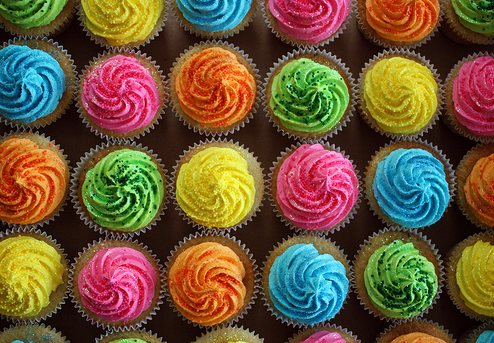
#> input picture 2-pyramid/colorful3.jpg, 494 x 343 px
$ jupyter execute --allow-errors HW2_part2.ipynb   (shell and % lines are left out)
#> lines starting #> are read from the running program, lines starting #| are printed output that depends on the picture
## Task 2 Finding circles using Hough Transform
### The main function

[cell 1]
# Reference skimage source: https://github.com/scikit-image/scikit-image/blob/master/skimage/transform/_hough_transform.pyx
# Reference opencv hough gradients: http://blog.csdn.net/wuyou_365/article/details/8124664
import cv2
import numpy as np
import matplotlib.pyplot as plt
from skimage.feature import peak_local_max, canny
from skimage.draw import circle_perimeter
from skimage import color
from skimage.io import imread

A = cv2.imread('colorful3.jpg',0)
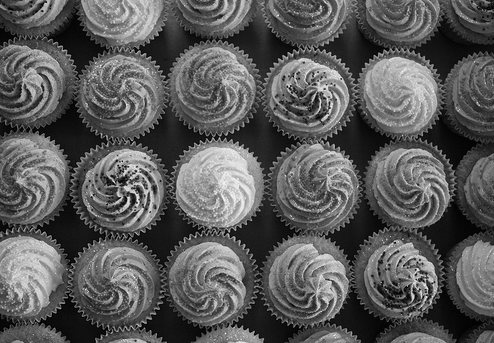
#> A: shape (343, 494); min 0, max 255, mean 90.1
A_c = imread('colorful3.jpg')
A_d = A_c.copy()

def detectCircles(im,radius,usegradient,binsize = None):
#> called with radius = 40, usegradient = False
    if binsize:
        bin_size = binsize
    else:
        bin_size = 20

    if usegradient:
        img = canny(im, sigma=3, low_threshold=10, high_threshold=50)
    else:
        img = canny(im,sigma=3, low_threshold=0, high_threshold=0)
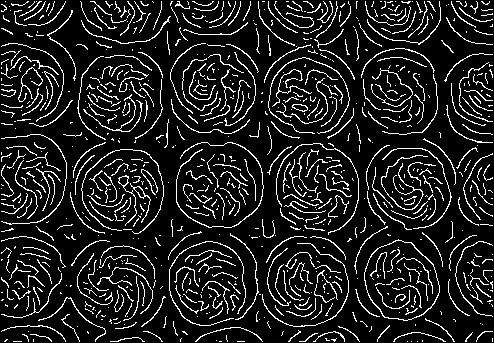
#> img: shape (343, 494) bool; 12.3% white in thin lines or dots

    xmax = img.shape[0]
#> xmax = 343
    ymax = img.shape[1]
#> ymax = 494
    x, y = np.nonzero(img) #Return edge location
    num_pixels = x.size #number of 1
#> num_pixels = 20758
    acc = np.zeros((img.shape[0],img.shape[1]), dtype=np.double)
    circle_x, circle_y = circle_perimeter(0, 0, radius) #circle edge location
    num_circle_pixels = circle_x.size
    for p in range(num_pixels): #Hough space
        for c in range(num_circle_pixels):
            tx = circle_x[c] + x[p]
            ty = circle_y[c] + y[p]
            if 0 <= tx < xmax and 0 <= ty < ymax:
                acc[tx, ty] += 1 #vote
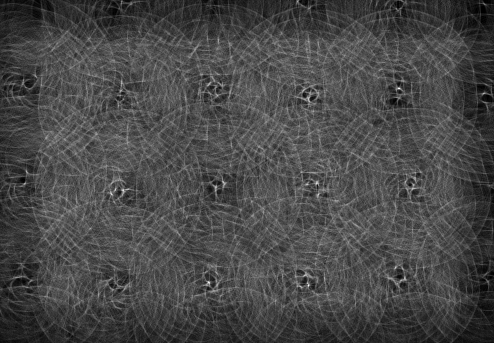
#> acc: shape (343, 494) float64; min 0, max 88, mean 25; drawn with min black and max white
    centers = peak_local_max(acc, num_peaks=bin_size)
#> centers = 20 rows, first 8: [88, 399], [285, 308], [282, 208], [190, 123], [183, 316], [194, 111], [189, 115], [194, 318]
    return centers

def drawCircles(im,centers,radius,st):
    image = im.copy()
    for idx in range(len(centers)):
        center_x, center_y = centers[idx]
        cv2.circle(image,(center_y,center_x),radius,(255,255,0),2)
        cv2.circle(image,(center_y,center_x),2,(0,0,255),6)
    plt.imshow(image)
    plt.title(st, fontsize=14)
    plt.show()


A_radius = 40
A_g = detectCircles(A,A_radius,False)
#> A_g has the same summary as centers in detectCircles
A_xg_1 = detectCircles(A,A_radius,True,15)
#> call 2 of detectCircles, with radius = 40, usegradient = True, binsize = 15
#> in detectCircles (call 2), `img = canny(im, sigma=3, low_threshold=10, high_threshold=50)`:
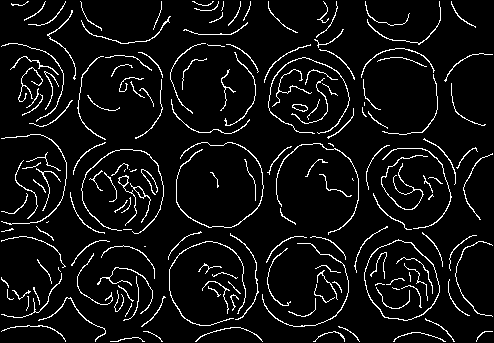
#> img: shape (343, 494) bool; 6.6% white in thin lines or dots
#> in detectCircles (call 2), `x, y = np.nonzero(img)`: x = 11177 values from 1 to 341; y = 11177 values, max 492 at index 1382, min 1 at index 1152, mean 236.2
#> after the loop in detectCircles (call 2), `for p in range(num_pixels):`:
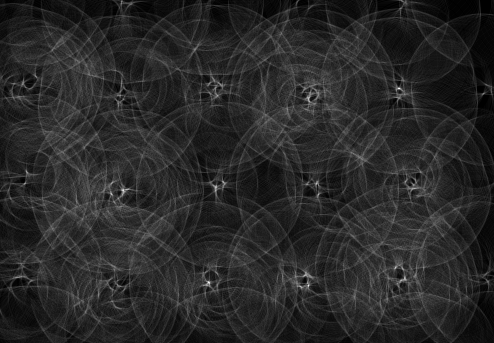
#> acc: shape (343, 494) float64; min 0, max 87, mean 13.9; drawn with min black and max white
#> in detectCircles (call 2), `centers = peak_local_max(acc, num_peaks=bin_size)`: centers = 15 rows, first 8: [88, 399], [282, 208], [285, 308], [190, 123], [267, 395], [98, 308], [183, 316], [187, 215]
#> A_xg_1 has the same summary as centers in detectCircles
A_xg_2 = detectCircles(A,A_radius,True,25)
#> A_xg_2 = 25 pairs, first value 88 to 286, second value 26 to 414
A_xg_3 = detectCircles(A,A_radius,True,50)
#> A_xg_3 = 50 pairs, first value 83 to 286, second value 16 to 423
drawCircles(A_c,A_g,A_radius,'Hough Circle Detection Without Gradients')
#> the loop in drawCircles, `for idx in range(len(centers)):` made 20 passes
#> after the loop in drawCircles, `for idx in range(len(centers)):`:
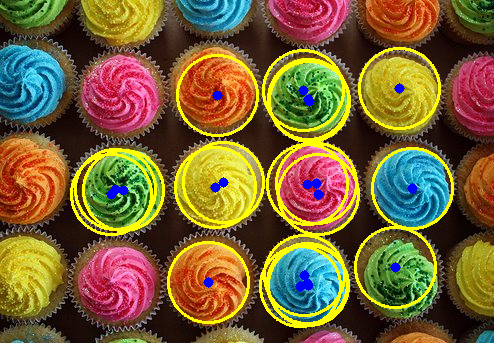
#> image: shape (343, 494, 3); mean R, G, B 120.1, 97.8, 52.7
drawCircles(A_d,A_xg_1,A_radius,'Hough Circle Detection With Gradients, bin size: 5')
#> call 2 of drawCircles, with centers = array of shape (15, 2), radius = 40
#> the loop in drawCircles (call 2), `for idx in range(len(centers)):` made 15 passes
#> after the loop in drawCircles (call 2), `for idx in range(len(centers)):`:
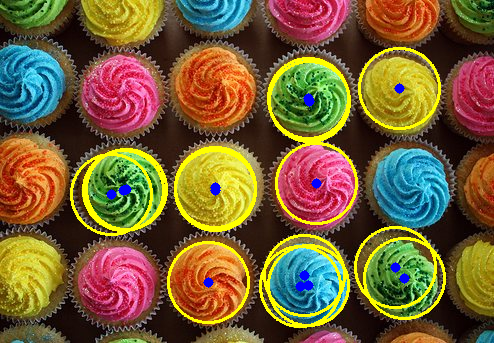
#> image: shape (343, 494, 3); mean R, G, B 118, 95, 54
drawCircles(A_d,A_xg_2,A_radius,'Hough Circle Detection With Gradients, bin size: 20 (default)')
#> call 3 of drawCircles, with centers = array of shape (25, 2), radius = 40
#> the loop in drawCircles (call 3), `for idx in range(len(centers)):` made 25 passes
#> after the loop in drawCircles (call 3), `for idx in range(len(centers)):`:
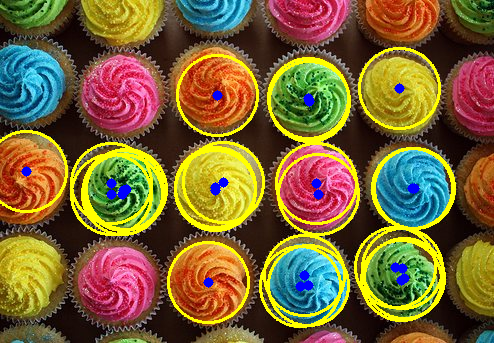
#> image: shape (343, 494, 3); mean R, G, B 122.5, 100.1, 52.5
drawCircles(A_d,A_xg_3,A_radius,'Hough Circle Detection With Gradients, bin size: 50')
#> call 4 of drawCircles, with centers = array of shape (50, 2), radius = 40
#> the loop in drawCircles (call 4), `for idx in range(len(centers)):` made 50 passes
#> after the loop in drawCircles (call 4), `for idx in range(len(centers)):`:
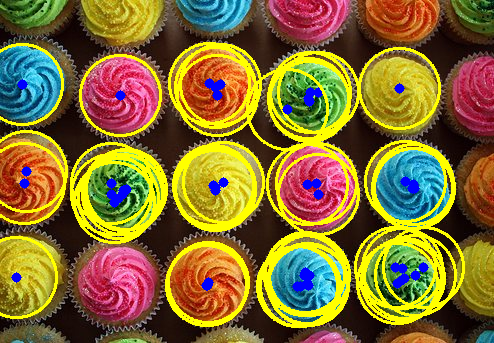
#> image: shape (343, 494, 3); mean R, G, B 132.4, 110.7, 49.3

### 2.1 Algorithm explaination
Here are the steps of the Hough tramsform circle detection function:
1. load the image in both gray  (cv2.imread) and RGB color (skimage.io.imread).
2. If there is a bin size parameter, set the bin size to it. If there isn't, bin size equals to default value, which is 20.
3. If usegradient is set to False, then set both low/high threshold in Canny to 0. Otherwise, set the low threshold to 10 and high to 50.
4. Then use canny to do the edge detection and generat a binary image, where only edge has value "1" and others are 0
5. Therefore, use np.nonzero to get the edge location and also the number of "1"
6. Initiate the accumulator as the same size of the image.
7. Use circle_perimeter to generate the circle edge location
8. In Hough space, add 1 to accumulator when the same the circle edge of the image edge appears.
9. Get the highes several result from accumulator as the centers.( according to bin size )

### 2.3 With/without Gradient
Advantages of using the gradient:
    - The result of edge detection is much clearer, less pixels
Disadvantages:
    - Much more pixels on the edge, which means it may takes longer to compute, and also uses memory.

[cell 2]
bin_size = 20
img = canny(A,sigma=3, low_threshold=0, high_threshold=0)

xmax = img.shape[0]
#> xmax = 343
ymax = img.shape[1]
#> ymax = 494
x, y = np.nonzero(img) #Return edge location
num_pixels = x.size #number of 1
#> num_pixels = 20758
acc = np.zeros((img.shape[0],img.shape[1]), dtype=np.double)
#> (the rest of this cell did not finish here and is left out)
